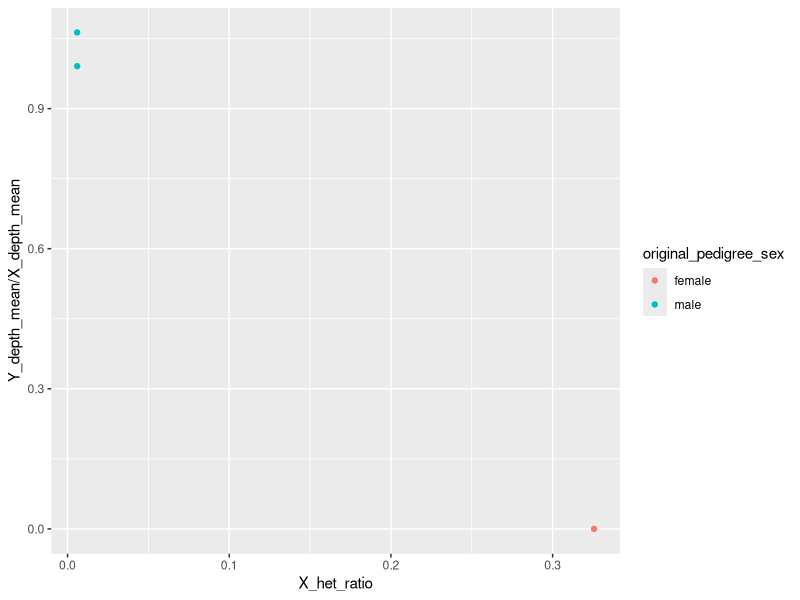
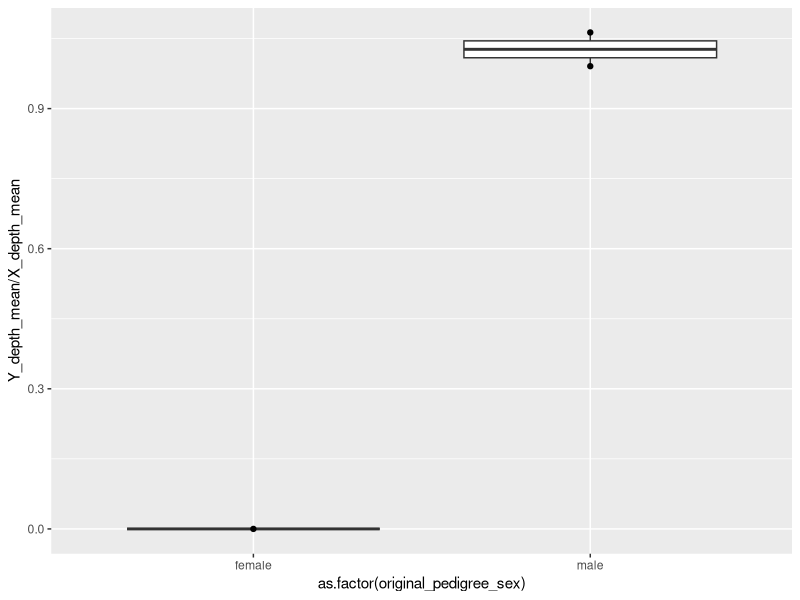
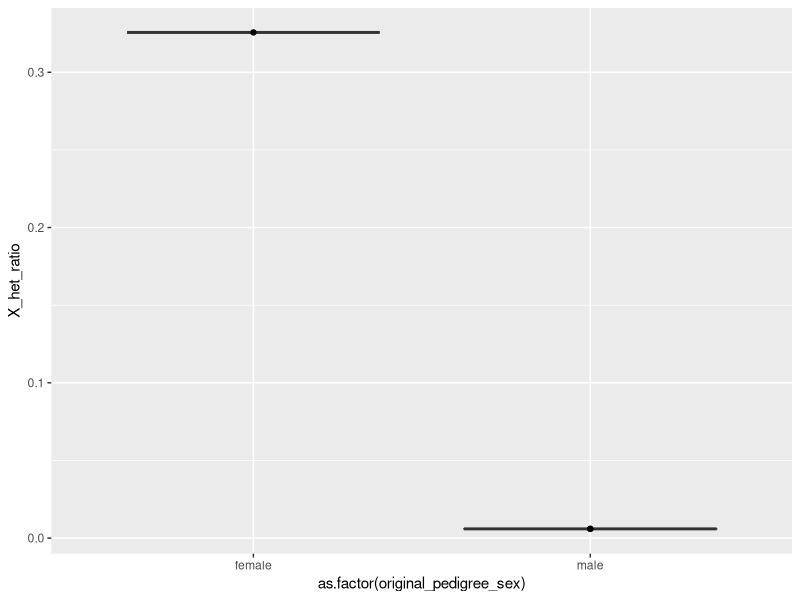
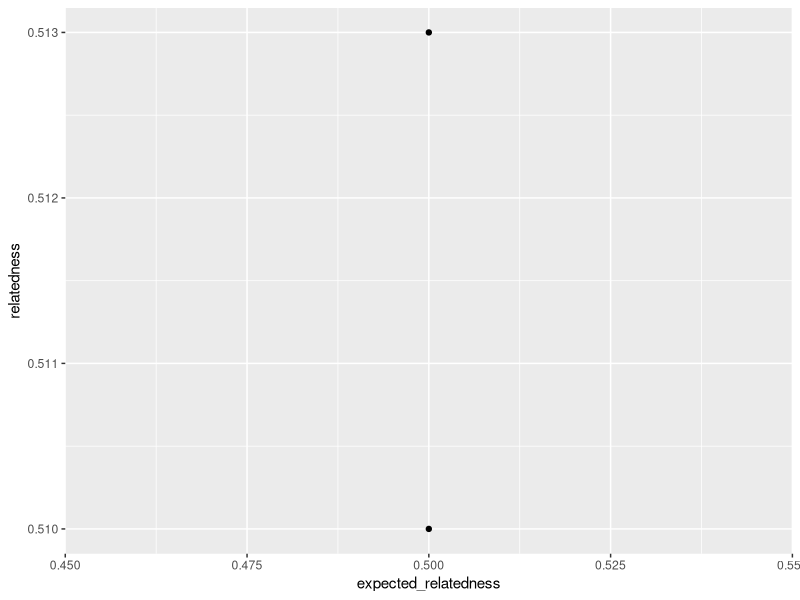
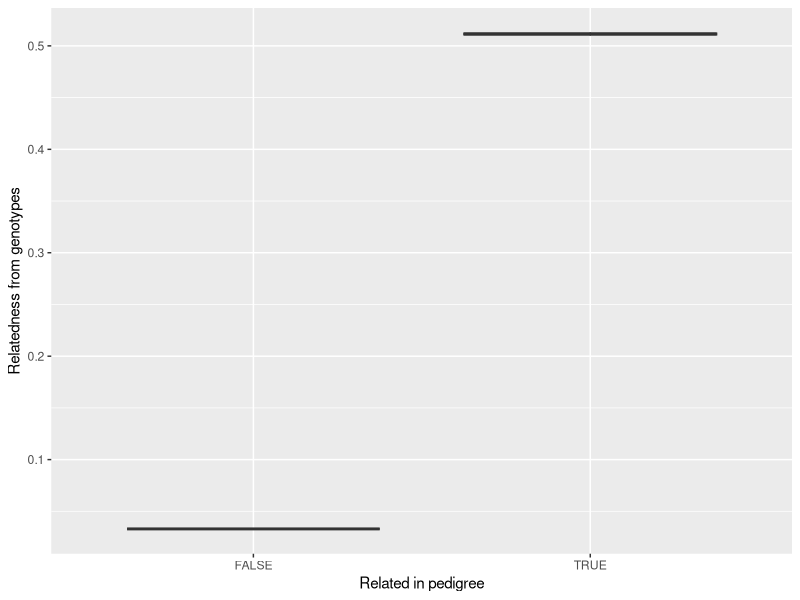

Source code (R) for these figures, in order:
## ---- chunk 1
knitr::opts_chunk$set(echo = TRUE)
## ---- chunk 2
library(ggplot2)
library(dplyr)
## ---- chunk 3
ped <- read.table("../testdata/GIAB_pedigree_somalier.txt",
                  sep = "\t")

som_samples <- read.table("../results/somalier_out/GIAB_somalier_1.samples.tsv",
                          comment.char = "", header = TRUE)

som_pairs <- read.table("../results/somalier_out/GIAB_somalier_1.pairs.tsv",
                          comment.char = "", header = TRUE)

som_groups <- read.table("../results/somalier_out/GIAB_somalier_1.groups.tsv")
som_groups$ind1 <- sub(",.*", "", som_groups$V1)
som_groups$ind2 <- sub(".*,", "", som_groups$V1)
colnames(som_groups)[2] <- "relatedness"
## ---- chunk 4
som_samples <- som_samples %>%
    mutate(X_het_ratio = X_het / (X_hom_ref + X_het + X_hom_alt))

ggplot(som_samples, aes(x = X_het_ratio,
                        y = Y_depth_mean / X_depth_mean,
                        color = original_pedigree_sex)) +
    geom_point()
## ---- chunk 5
ggplot(som_samples, aes(y = Y_depth_mean / X_depth_mean,
                        x = as.factor(original_pedigree_sex))) +
    geom_boxplot() + geom_point()
## ---- chunk 6
ggplot(som_samples, aes(y = X_het_ratio,
                        x = as.factor(original_pedigree_sex))) +
    geom_boxplot() + geom_point()
## ---- chunk 7
som_samples %>%
    filter(original_pedigree_sex == "female",
           Y_depth_mean > 0,
           X_het_ratio < 0.05)
## ---- chunk 8
som_samples %>%
    filter(original_pedigree_sex == "male",
           Y_depth_mean < 0.01 * depth_mean,
           X_het_ratio > 0.2)
## ---- chunk 9
som_samples %>%
    filter(X_het_ratio > 0.1,
           Y_depth_mean > 0.35 * X_depth_mean,
           Y_depth_mean < 0.65 * X_depth_mean)
## ---- chunk 10
som_pairs %>%
    filter(expected_relatedness > 0) %>%
    ggplot(aes(x = expected_relatedness, y = relatedness)) +
    geom_point()
## ---- chunk 11
ggplot(som_pairs, aes(x = expected_relatedness != -1,
                      y = relatedness)) +
    geom_boxplot() +
    xlab("Related in pedigree") +
    ylab("Relatedness from genotypes")
## ---- chunk 12
som_pairs %>%
    filter(expected_relatedness > 0,
           relatedness < 0.1)
## ---- chunk 13
som_pairs %>%
    filter(relatedness > 0.8)
## ---- chunk 14
som_pairs %>%
    filter(expected_relatedness == -1,
           relatedness > 0.05,
           relatedness < 0.6)
